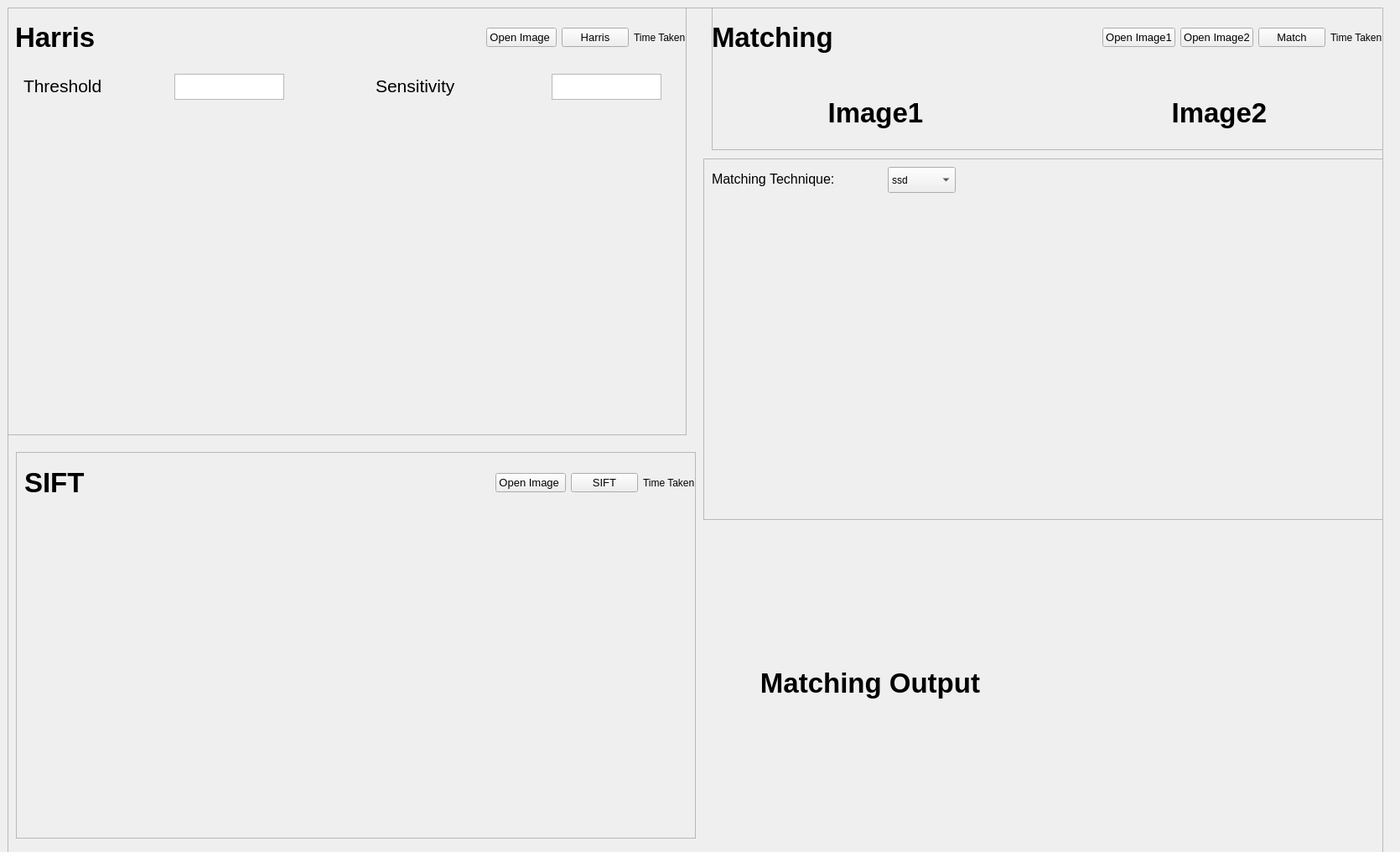
<?xml version="1.0" encoding="UTF-8"?>
<ui version="4.0">
 <class>MainWindow</class>
 <widget class="QMainWindow" name="MainWindow">
  <property name="geometry">
   <rect>
    <x>0</x>
    <y>0</y>
    <width>1670</width>
    <height>1016</height>
   </rect>
  </property>
  <property name="windowTitle">
   <string>MainWindow</string>
  </property>
  <widget class="QWidget" name="centralwidget">
   <widget class="QFrame" name="frame">
    <property name="geometry">
     <rect>
      <x>9</x>
      <y>9</y>
      <width>1641</width>
      <height>1081</height>
     </rect>
    </property>
    <property name="frameShape">
     <enum>QFrame::StyledPanel</enum>
    </property>
    <property name="frameShadow">
     <enum>QFrame::Raised</enum>
    </property>
    <widget class="QFrame" name="frame_11">
     <property name="geometry">
      <rect>
       <x>-1</x>
       <y>-1</y>
       <width>811</width>
       <height>511</height>
      </rect>
     </property>
     <property name="frameShape">
      <enum>QFrame::StyledPanel</enum>
     </property>
     <property name="frameShadow">
      <enum>QFrame::Raised</enum>
     </property>
     <widget class="QWidget" name="horizontalLayoutWidget_6">
      <property name="geometry">
       <rect>
        <x>10</x>
        <y>10</y>
        <width>801</width>
        <height>53</height>
       </rect>
      </property>
      <layout class="QHBoxLayout" name="horizontalLayout_2">
       <item>
        <widget class="QLabel" name="label_Image2_2">
         <property name="font">
          <font>
           <pointsize>25</pointsize>
           <weight>75</weight>
           <italic>false</italic>
           <bold>true</bold>
           <strikeout>false</strikeout>
           <kerning>true</kerning>
          </font>
         </property>
         <property name="text">
          <string>Harris</string>
         </property>
        </widget>
       </item>
       <item>
        <spacer name="horizontalSpacer_2">
         <property name="orientation">
          <enum>Qt::Horizontal</enum>
         </property>
         <property name="sizeType">
          <enum>QSizePolicy::MinimumExpanding</enum>
         </property>
         <property name="sizeHint" stdset="0">
          <size>
           <width>40</width>
           <height>20</height>
          </size>
         </property>
        </spacer>
       </item>
       <item>
        <widget class="QPushButton" name="btn_1">
         <property name="sizePolicy">
          <sizepolicy hsizetype="Fixed" vsizetype="Fixed">
           <horstretch>0</horstretch>
           <verstretch>0</verstretch>
          </sizepolicy>
         </property>
         <property name="minimumSize">
          <size>
           <width>80</width>
           <height>0</height>
          </size>
         </property>
         <property name="font">
          <font>
           <pointsize>10</pointsize>
          </font>
         </property>
         <property name="text">
          <string>Open Image </string>
         </property>
        </widget>
       </item>
       <item>
        <widget class="QPushButton" name="btn_2">
         <property name="sizePolicy">
          <sizepolicy hsizetype="Fixed" vsizetype="Fixed">
           <horstretch>0</horstretch>
           <verstretch>0</verstretch>
          </sizepolicy>
         </property>
         <property name="minimumSize">
          <size>
           <width>80</width>
           <height>0</height>
          </size>
         </property>
         <property name="font">
          <font>
           <pointsize>10</pointsize>
          </font>
         </property>
         <property name="text">
          <string>Harris</string>
         </property>
        </widget>
       </item>
       <item>
        <widget class="QLabel" name="text_1">
         <property name="text">
          <string>Time Taken</string>
         </property>
        </widget>
       </item>
       <item>
        <spacer name="horizontalSpacer_3">
         <property name="orientation">
          <enum>Qt::Horizontal</enum>
         </property>
         <property name="sizeType">
          <enum>QSizePolicy::Fixed</enum>
         </property>
         <property name="sizeHint" stdset="0">
          <size>
           <width>1</width>
           <height>20</height>
          </size>
         </property>
        </spacer>
       </item>
      </layout>
     </widget>
     <widget class="QWidget" name="horizontalLayoutWidget_10">
      <property name="geometry">
       <rect>
        <x>10</x>
        <y>130</y>
        <width>801</width>
        <height>371</height>
       </rect>
      </property>
      <layout class="QHBoxLayout" name="horizontalLayout_6">
       <item>
        <widget class="QLabel" name="original_1">
         <property name="text">
          <string/>
         </property>
        </widget>
       </item>
       <item>
        <spacer name="horizontalSpacer">
         <property name="orientation">
          <enum>Qt::Horizontal</enum>
         </property>
         <property name="sizeType">
          <enum>QSizePolicy::Fixed</enum>
         </property>
         <property name="sizeHint" stdset="0">
          <size>
           <width>40</width>
           <height>20</height>
          </size>
         </property>
        </spacer>
       </item>
       <item>
        <widget class="QLabel" name="original_2">
         <property name="text">
          <string/>
         </property>
        </widget>
       </item>
      </layout>
     </widget>
     <widget class="QLabel" name="label_Image2_4">
      <property name="geometry">
       <rect>
        <x>20</x>
        <y>70</y>
        <width>131</width>
        <height>49</height>
       </rect>
      </property>
      <property name="font">
       <font>
        <pointsize>16</pointsize>
        <weight>50</weight>
        <italic>false</italic>
        <bold>false</bold>
        <strikeout>false</strikeout>
        <kerning>true</kerning>
       </font>
      </property>
      <property name="text">
       <string>Threshold</string>
      </property>
     </widget>
     <widget class="QLabel" name="label_Image2_5">
      <property name="geometry">
       <rect>
        <x>440</x>
        <y>70</y>
        <width>141</width>
        <height>49</height>
       </rect>
      </property>
      <property name="font">
       <font>
        <pointsize>16</pointsize>
        <weight>50</weight>
        <italic>false</italic>
        <bold>false</bold>
        <strikeout>false</strikeout>
        <kerning>true</kerning>
       </font>
      </property>
      <property name="text">
       <string>Sensitivity</string>
      </property>
     </widget>
     <widget class="QTextEdit" name="textEdit_1">
      <property name="geometry">
       <rect>
        <x>200</x>
        <y>80</y>
        <width>131</width>
        <height>31</height>
       </rect>
      </property>
     </widget>
     <widget class="QTextEdit" name="textEdit_2">
      <property name="geometry">
       <rect>
        <x>650</x>
        <y>80</y>
        <width>131</width>
        <height>31</height>
       </rect>
      </property>
     </widget>
    </widget>
    <widget class="QFrame" name="frame_21">
     <property name="geometry">
      <rect>
       <x>840</x>
       <y>-1</y>
       <width>801</width>
       <height>171</height>
      </rect>
     </property>
     <property name="frameShape">
      <enum>QFrame::StyledPanel</enum>
     </property>
     <property name="frameShadow">
      <enum>QFrame::Raised</enum>
     </property>
     <widget class="QWidget" name="horizontalLayoutWidget_5">
      <property name="geometry">
       <rect>
        <x>0</x>
        <y>10</y>
        <width>801</width>
        <height>53</height>
       </rect>
      </property>
      <layout class="QHBoxLayout" name="horizontalLayout_7">
       <item>
        <widget class="QLabel" name="label_Mixer">
         <property name="font">
          <font>
           <pointsize>25</pointsize>
           <weight>75</weight>
           <italic>false</italic>
           <bold>true</bold>
           <strikeout>false</strikeout>
           <kerning>true</kerning>
          </font>
         </property>
         <property name="text">
          <string>Matching </string>
         </property>
        </widget>
       </item>
       <item>
        <spacer name="horizontalSpacer_10">
         <property name="orientation">
          <enum>Qt::Horizontal</enum>
         </property>
         <property name="sizeType">
          <enum>QSizePolicy::MinimumExpanding</enum>
         </property>
         <property name="sizeHint" stdset="0">
          <size>
           <width>40</width>
           <height>20</height>
          </size>
         </property>
        </spacer>
       </item>
       <item>
        <widget class="QPushButton" name="btn_5">
         <property name="sizePolicy">
          <sizepolicy hsizetype="Fixed" vsizetype="Fixed">
           <horstretch>0</horstretch>
           <verstretch>0</verstretch>
          </sizepolicy>
         </property>
         <property name="minimumSize">
          <size>
           <width>80</width>
           <height>0</height>
          </size>
         </property>
         <property name="font">
          <font>
           <pointsize>10</pointsize>
          </font>
         </property>
         <property name="text">
          <string>Open Image1</string>
         </property>
        </widget>
       </item>
       <item>
        <widget class="QPushButton" name="btn_6">
         <property name="sizePolicy">
          <sizepolicy hsizetype="Fixed" vsizetype="Fixed">
           <horstretch>0</horstretch>
           <verstretch>0</verstretch>
          </sizepolicy>
         </property>
         <property name="minimumSize">
          <size>
           <width>80</width>
           <height>0</height>
          </size>
         </property>
         <property name="font">
          <font>
           <pointsize>10</pointsize>
          </font>
         </property>
         <property name="text">
          <string>Open Image2</string>
         </property>
        </widget>
       </item>
       <item>
        <widget class="QPushButton" name="btn_7">
         <property name="sizePolicy">
          <sizepolicy hsizetype="Fixed" vsizetype="Fixed">
           <horstretch>0</horstretch>
           <verstretch>0</verstretch>
          </sizepolicy>
         </property>
         <property name="minimumSize">
          <size>
           <width>80</width>
           <height>0</height>
          </size>
         </property>
         <property name="font">
          <font>
           <pointsize>10</pointsize>
          </font>
         </property>
         <property name="text">
          <string>Match</string>
         </property>
        </widget>
       </item>
       <item>
        <widget class="QLabel" name="text_3">
         <property name="text">
          <string>Time Taken</string>
         </property>
        </widget>
       </item>
       <item>
        <spacer name="horizontalSpacer_11">
         <property name="orientation">
          <enum>Qt::Horizontal</enum>
         </property>
         <property name="sizeType">
          <enum>QSizePolicy::Fixed</enum>
         </property>
         <property name="sizeHint" stdset="0">
          <size>
           <width>1</width>
           <height>20</height>
          </size>
         </property>
        </spacer>
       </item>
      </layout>
     </widget>
     <widget class="QWidget" name="verticalLayoutWidget">
      <property name="geometry">
       <rect>
        <x>0</x>
        <y>100</y>
        <width>391</width>
        <height>53</height>
       </rect>
      </property>
      <layout class="QVBoxLayout" name="verticalLayout">
       <item>
        <widget class="QLabel" name="label_out1">
         <property name="font">
          <font>
           <pointsize>25</pointsize>
           <weight>75</weight>
           <bold>true</bold>
          </font>
         </property>
         <property name="autoFillBackground">
          <bool>false</bool>
         </property>
         <property name="text">
          <string>Image1</string>
         </property>
         <property name="alignment">
          <set>Qt::AlignCenter</set>
         </property>
        </widget>
       </item>
      </layout>
     </widget>
     <widget class="QWidget" name="verticalLayoutWidget_2">
      <property name="geometry">
       <rect>
        <x>420</x>
        <y>100</y>
        <width>371</width>
        <height>53</height>
       </rect>
      </property>
      <layout class="QVBoxLayout" name="verticalLayout_2">
       <item>
        <widget class="QLabel" name="label_out2">
         <property name="font">
          <font>
           <pointsize>25</pointsize>
           <weight>75</weight>
           <bold>true</bold>
          </font>
         </property>
         <property name="autoFillBackground">
          <bool>false</bool>
         </property>
         <property name="text">
          <string>Image2</string>
         </property>
         <property name="alignment">
          <set>Qt::AlignCenter</set>
         </property>
        </widget>
       </item>
      </layout>
     </widget>
    </widget>
    <widget class="QFrame" name="frame_22">
     <property name="geometry">
      <rect>
       <x>830</x>
       <y>180</y>
       <width>811</width>
       <height>431</height>
      </rect>
     </property>
     <property name="frameShape">
      <enum>QFrame::StyledPanel</enum>
     </property>
     <property name="frameShadow">
      <enum>QFrame::Raised</enum>
     </property>
     <widget class="QWidget" name="horizontalLayoutWidget_7">
      <property name="geometry">
       <rect>
        <x>0</x>
        <y>60</y>
        <width>801</width>
        <height>361</height>
       </rect>
      </property>
      <layout class="QHBoxLayout" name="horizontalLayout_10">
       <item>
        <widget class="QLabel" name="original_5">
         <property name="text">
          <string/>
         </property>
        </widget>
       </item>
       <item>
        <spacer name="horizontalSpacer_7">
         <property name="orientation">
          <enum>Qt::Horizontal</enum>
         </property>
         <property name="sizeType">
          <enum>QSizePolicy::Fixed</enum>
         </property>
         <property name="sizeHint" stdset="0">
          <size>
           <width>40</width>
           <height>20</height>
          </size>
         </property>
        </spacer>
       </item>
       <item>
        <widget class="QLabel" name="original_6">
         <property name="text">
          <string/>
         </property>
        </widget>
       </item>
      </layout>
     </widget>
     <widget class="QLabel" name="label_Image2_6">
      <property name="geometry">
       <rect>
        <x>10</x>
        <y>0</y>
        <width>201</width>
        <height>49</height>
       </rect>
      </property>
      <property name="font">
       <font>
        <pointsize>12</pointsize>
        <weight>50</weight>
        <italic>false</italic>
        <bold>false</bold>
        <strikeout>false</strikeout>
        <kerning>true</kerning>
       </font>
      </property>
      <property name="text">
       <string>Matching Technique:</string>
      </property>
     </widget>
     <widget class="QComboBox" name="comboBox">
      <property name="geometry">
       <rect>
        <x>220</x>
        <y>10</y>
        <width>81</width>
        <height>31</height>
       </rect>
      </property>
      <item>
       <property name="text">
        <string>ssd</string>
       </property>
      </item>
      <item>
       <property name="text">
        <string>ncc</string>
       </property>
      </item>
     </widget>
    </widget>
    <widget class="QWidget" name="horizontalLayoutWidget_9">
     <property name="geometry">
      <rect>
       <x>830</x>
       <y>620</y>
       <width>801</width>
       <height>371</height>
      </rect>
     </property>
     <layout class="QHBoxLayout" name="horizontalLayout_11">
      <item>
       <layout class="QVBoxLayout" name="verticalLayout_5">
        <item>
         <widget class="QLabel" name="label_out1_3">
          <property name="font">
           <font>
            <pointsize>25</pointsize>
            <weight>75</weight>
            <bold>true</bold>
           </font>
          </property>
          <property name="autoFillBackground">
           <bool>false</bool>
          </property>
          <property name="text">
           <string>Matching Output</string>
          </property>
          <property name="alignment">
           <set>Qt::AlignCenter</set>
          </property>
         </widget>
        </item>
       </layout>
      </item>
      <item>
       <widget class="QLabel" name="original_7">
        <property name="text">
         <string/>
        </property>
       </widget>
      </item>
     </layout>
    </widget>
    <widget class="QFrame" name="frame_12">
     <property name="geometry">
      <rect>
       <x>10</x>
       <y>530</y>
       <width>811</width>
       <height>461</height>
      </rect>
     </property>
     <property name="frameShape">
      <enum>QFrame::StyledPanel</enum>
     </property>
     <property name="frameShadow">
      <enum>QFrame::Raised</enum>
     </property>
     <widget class="QWidget" name="horizontalLayoutWidget_8">
      <property name="geometry">
       <rect>
        <x>10</x>
        <y>10</y>
        <width>801</width>
        <height>53</height>
       </rect>
      </property>
      <layout class="QHBoxLayout" name="horizontalLayout_3">
       <item>
        <widget class="QLabel" name="label_Image2_3">
         <property name="font">
          <font>
           <pointsize>25</pointsize>
           <weight>75</weight>
           <italic>false</italic>
           <bold>true</bold>
           <strikeout>false</strikeout>
           <kerning>true</kerning>
          </font>
         </property>
         <property name="text">
          <string>SIFT</string>
         </property>
        </widget>
       </item>
       <item>
        <spacer name="horizontalSpacer_4">
         <property name="orientation">
          <enum>Qt::Horizontal</enum>
         </property>
         <property name="sizeType">
          <enum>QSizePolicy::MinimumExpanding</enum>
         </property>
         <property name="sizeHint" stdset="0">
          <size>
           <width>40</width>
           <height>20</height>
          </size>
         </property>
        </spacer>
       </item>
       <item>
        <widget class="QPushButton" name="btn_3">
         <property name="sizePolicy">
          <sizepolicy hsizetype="Fixed" vsizetype="Fixed">
           <horstretch>0</horstretch>
           <verstretch>0</verstretch>
          </sizepolicy>
         </property>
         <property name="minimumSize">
          <size>
           <width>80</width>
           <height>0</height>
          </size>
         </property>
         <property name="font">
          <font>
           <pointsize>10</pointsize>
          </font>
         </property>
         <property name="text">
          <string>Open Image </string>
         </property>
        </widget>
       </item>
       <item>
        <widget class="QPushButton" name="btn_4">
         <property name="sizePolicy">
          <sizepolicy hsizetype="Fixed" vsizetype="Fixed">
           <horstretch>0</horstretch>
           <verstretch>0</verstretch>
          </sizepolicy>
         </property>
         <property name="minimumSize">
          <size>
           <width>80</width>
           <height>0</height>
          </size>
         </property>
         <property name="font">
          <font>
           <pointsize>10</pointsize>
          </font>
         </property>
         <property name="text">
          <string>SIFT</string>
         </property>
        </widget>
       </item>
       <item>
        <widget class="QLabel" name="text_2">
         <property name="text">
          <string>Time Taken</string>
         </property>
        </widget>
       </item>
       <item>
        <spacer name="horizontalSpacer_5">
         <property name="orientation">
          <enum>Qt::Horizontal</enum>
         </property>
         <property name="sizeType">
          <enum>QSizePolicy::Fixed</enum>
         </property>
         <property name="sizeHint" stdset="0">
          <size>
           <width>1</width>
           <height>20</height>
          </size>
         </property>
        </spacer>
       </item>
      </layout>
     </widget>
     <widget class="QWidget" name="horizontalLayoutWidget_11">
      <property name="geometry">
       <rect>
        <x>10</x>
        <y>70</y>
        <width>801</width>
        <height>371</height>
       </rect>
      </property>
      <layout class="QHBoxLayout" name="horizontalLayout_8">
       <item>
        <widget class="QLabel" name="original_3">
         <property name="text">
          <string/>
         </property>
        </widget>
       </item>
       <item>
        <spacer name="horizontalSpacer_6">
         <property name="orientation">
          <enum>Qt::Horizontal</enum>
         </property>
         <property name="sizeType">
          <enum>QSizePolicy::Fixed</enum>
         </property>
         <property name="sizeHint" stdset="0">
          <size>
           <width>40</width>
           <height>20</height>
          </size>
         </property>
        </spacer>
       </item>
       <item>
        <widget class="QLabel" name="original_4">
         <property name="text">
          <string/>
         </property>
        </widget>
       </item>
      </layout>
     </widget>
    </widget>
   </widget>
  </widget>
 </widget>
 <resources/>
 <connections/>
</ui>
